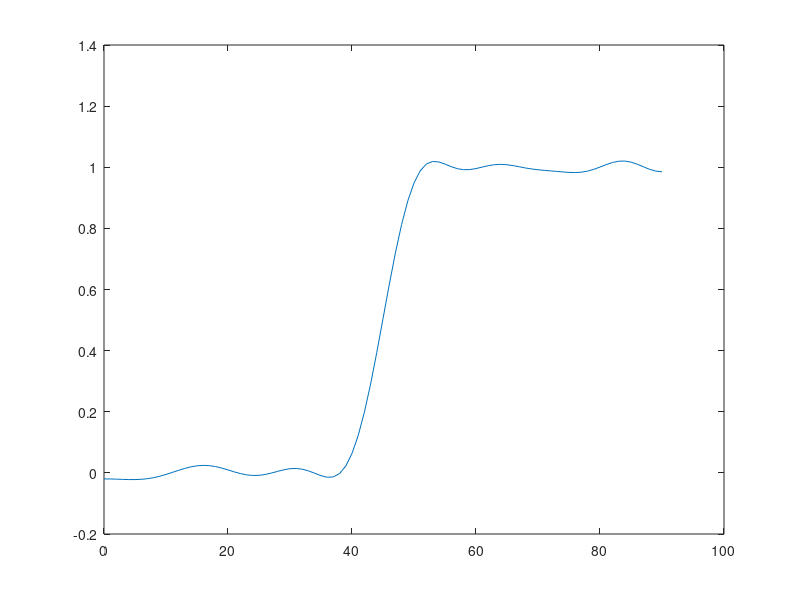

Here is the MATLAB script that generated this plot:
function diagramme(tau)

if nargin == 0
    tau = 0;
end

theta = pi*(0:90)/180;
N = 40;
r = (1:N)/10;

d = zeros(N,91);

for i = 1:40
    for j = 1:91
        d(i,j) = 0.5*quad(@(phi)(cos(2*pi*r(i)*cos(theta(j))*cos(phi))),0,2*pi);
    end
end

X=load('results4050.txt');
Xtrue = X.*(1+rand(size(X))*2*tau-tau);

%D=zeros(1,91);
% for i = 1:91   
%     D(i)=(d(:,i)'*Xtrue);
%     
% end
D=d'*Xtrue;
plot(0:90,D);
end

